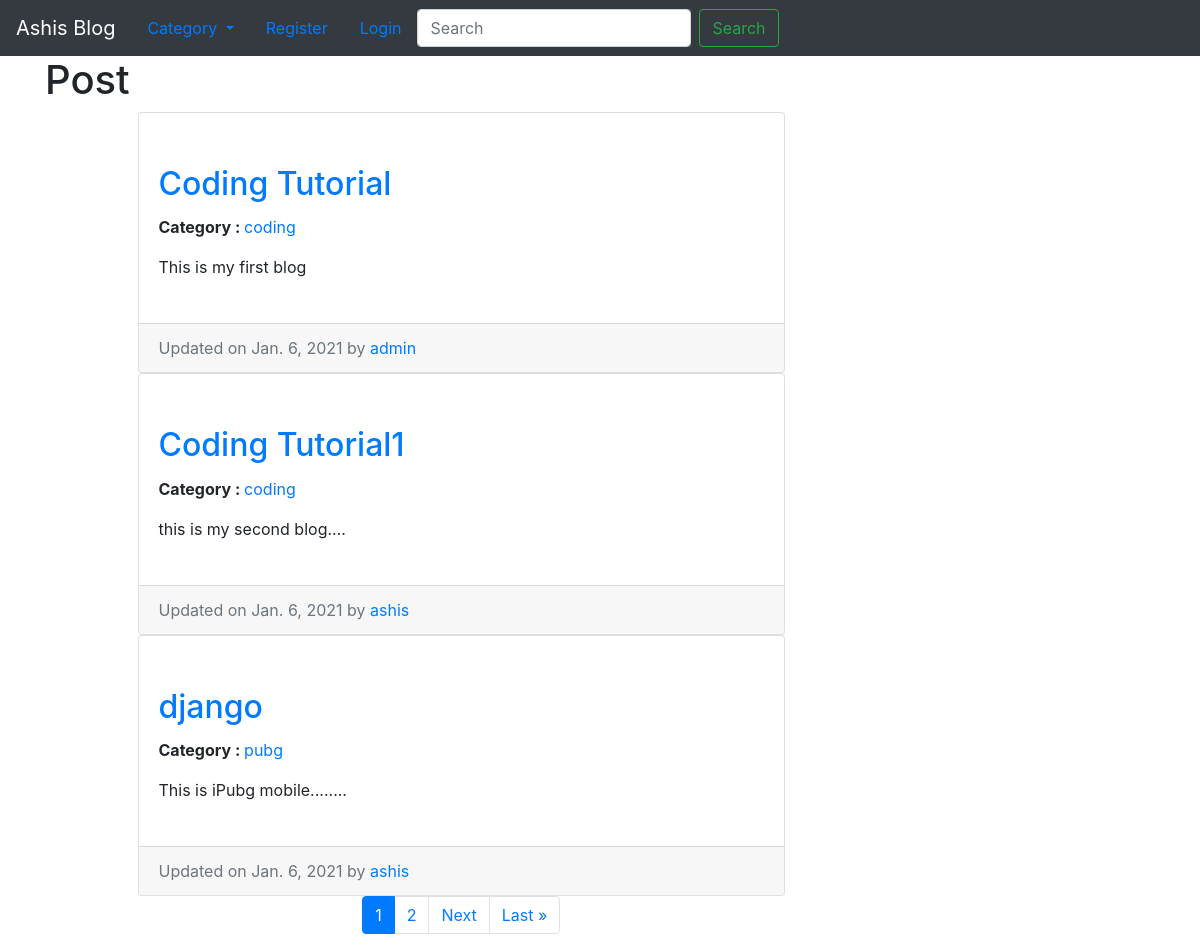
The page / on the database its author committed.
### blog/models.py (models this page shows, shortened)
class Post(models.Model):
	title = models.CharField(max_length=250)
	title_tag = models.CharField(max_length=250,default="Ashis Blog")
	header_image = models.ImageField(null=True,blank=True,upload_to='images/')
	author = models.ForeignKey(User,on_delete = models.CASCADE)
	body = RichTextField(blank=True,null=True)
	post_date = models.DateField(auto_now_add = True)
	category = models.CharField(max_length=255,default = 'coding')
	likes = models.ManyToManyField(User,related_name = 'blog_posts')
	dislikes = models.ManyToManyField(User,related_name = 'blog_posts1')

### blog/views.py (the view)
# urls.py: path('', Homeview,name='home'),
def Homeview(request, *args, **kwargs):
	context = {}
	query = ""
	if request.GET:
		query = request.GET.get('q', '')
		context['query'] = str(query)
	blog_posts = sorted(SearchView(query), key=attrgetter('post_date'), reverse=True)
	cat_menu = Category.objects.all()
	context['cat_menu'] = cat_menu
	page = request.GET.get('page', 1)
	blog_posts_paginator = Paginator(blog_posts, BLOG_POSTS_PER_PAGE)
	try:
		blog_posts = blog_posts_paginator.page(page)
	except PageNotAnInteger:
		blog_posts = blog_posts_paginator.page(BLOG_POSTS_PER_PAGE)
	except EmptyPage:
		blog_posts = blog_posts_paginator.page(blog_posts_paginator.num_pages)
	context['blog_posts'] = blog_posts
	return render(request, "home1.html", context)

### blog/models.py (called while the page is built)
	def __str__(self):
		return self.name

### blog/views.py (called while the page is built)
def SearchView(query=None):
	queryset = []
	queries = query.split(" ")
	for q in queries:
		posts = Post.objects.filter(Q(title__icontains=q) | Q(body__icontains=q) | Q(category__icontains=q))
		for post in posts:
			queryset.append(post)
	return list(set(queryset))

### blog/templates/home1.html (shortened to what this page needs)
{% extends 'bash.html' %}
{% block content %}
<h1>Post</h1>
<div class="container">
	<div class="row">
		<div class="left-column col-lg-7 offset-lg-1">
			{% if blog_posts %}
				{% for post in blog_posts %}
					<div class="blog-post-container">
						{% include 'blog_post_snippet.html' with blog_post=post %}
					</div>
				{% endfor %}
			{% else %}
				<div class="blog-post-container">
					{% include 'blog_post_snippet.html' with query=query %}
				</div>
			{% endif %}
			{% include 'blog_post_pagination.html' with blog_posts=blog_posts %}
		</div>
	</div>
</div>
{% endblock %}

### blog/templates/bash.html (shortened to what this page needs)
{%load static %}
<!doctype html>
<html lang="en">
  <head>
    <link rel="stylesheet" href="https://cdn.jsdelivr.net/npm/bootstrap@4.5.3/dist/css/bootstrap.min.css">
  </head>
  <body>
    <nav class="navbar navbar-expand-lg navbar-dark bg-dark">
      <a class="navbar-brand" href="{% url 'home' %}">Ashis Blog</a>
      {% if cat_menu %}
        <li class="nav-item dropdown" style="list-style-type: none;">
          <a class="nav-link dropdown-toggle" href="#" id="navbarDropdown" role="button" data-toggle="dropdown" aria-haspopup="true" aria-expanded="false">
            Category
          </a>
        </li>
      {% endif %}
      {% if user.is_authenticated %}
        <li class="nav-item" style="list-style-type: none;">
          <a class="nav-link" href="{% url 'addpost' %}">AddPost</a>
        </li>
        <li class="nav-item" style="list-style-type: none;">
          <a class="nav-link" href="{% url 'addcategory' %}">AddCategory</a>
        </li>
        <li class="nav-item dropdown" style="list-style-type: none;">
          <a class="nav-link dropdown-toggle" href="#" id="navbarDropdown" role="button" data-toggle="dropdown" aria-haspopup="true" aria-expanded="false">
            {{user}}
          </a>
          <div class="dropdown-menu" aria-labelledby="navbarDropdown">
            {% if user.profile.id %}
              <a class="nav-link" href="{% url 'user_profile' user.profile.id %}">Account</a>
              <a class="nav-link" href="{% url 'edit_profile_page' user.profile.id %}">Edit Profile</a>
            {% else %}
              <a class="nav-link" href="{% url 'create_profile' %}">Create_Profile_Page</a>
            {% endif %}
              <a class="nav-link" href="{% url 'edit_profile' %}">Settings</a>
              <a class="nav-link" href="{% url 'without_password' %}">Passwordchange</a>
              <a class="nav-link" href="{% url 'logout' %}">LogOut</a>
          </div>
        </li>
      {% else %}
        <li class="nav-item" style="list-style-type: none;">
          <a class="nav-link" href="{% url 'register' %}">Register</a>
        </li>
        <li class="nav-item" style="list-style-type: none;">
          <a class="nav-link" href="{% url 'login' %}">Login</a>
        </li>
      {% endif %}
      <form method="get" class="form-inline my-2 my-lg-0">
        <input name="q" id="id_q" class="form-control mr-sm-2" type="search" placeholder="Search" aria-label="Search">
        <button  class="btn btn-outline-success my-2 my-sm-0" type="submit">Search</button>
    </form>
    </nav>
    <div class="container">
    {% block content %}
    {% endblock %}
    </div>
  </body>
</html>

### blog/templates/blog_post_snippet.html (shortened to what this page needs)
{% if blog_post %}
<div class="container">
	<div class="row">
		<div class="card m-auto">
			<a href="{% url 'article' post.pk %}">
			</a>
			<div class="card-body mt-2 mb-2">
				<a href="{% url 'article' post.pk %}">
					<h2 class="card-title">{{blog_post.title}}</h2>
				</a>
				<strong>Category : </strong><a href="{% url 'category' post.category %}">
					{{blog_post.category}}
				</a>
				<p class="card-text">{{blog_post.body|safe|truncatechars:180}}</p>
			</div>
			<div class="card-footer text-muted">
			  Updated on {{blog_post.post_date}} by
			  {% if blog_post.author.profile %}
			  	<a href = "{%url 'user_profile' blog_post.author.profile.id %}">{{blog_post.author}}</a>
			  {% else %}
			  	<a href = "{%url 'user_profile1' post.author %}">
			  	{{blog_post.author}}
			  {% endif %}
			</div>
		</div>
	</div>
</div>
{% endif %}

### blog/templates/blog_post_pagination.html (shortened to what this page needs)
<div class="d-flex flex-column m-auto pagination mt-5">
<nav aria-label="Page navigation">
<ul class="pagination pg-grey justify-content-center">
	{% for i in blog_posts.paginator.page_range %}
		{% if blog_posts.number == i %}
			<li class="page-item active"><a class="page-link">{{ i }}</a></li>
		{% else %}
			<li class="page-item" ><a class="page-link" href="?{% if query %}q={{query}}&{% endif %}page={{ i }}">{{ i }}</a></li>
		{% endif %}
	{% endfor %}
    {% if blog_posts.has_next %}
    	<li class="page-item">
		  <a class="page-link" href="?{% if query %}q={{query}}&{% endif %}page={{ blog_posts.next_page_number }}">Next</a>
		</li>
		<li class="page-item">
		  <a class="page-link"  href="?{% if query %}q={{query}}&{% endif %}page={{ blog_posts.paginator.num_pages }}">Last &raquo;</a>
		</li>
    {% endif %}
</ul>
</nav>
</div>

### blog/templates/home1.html (style rules this page uses)
.left-column { padding:0px; }

### blog/templates/blog_post_snippet.html (style rules this page uses)
.card { max-width: 700px; width: 100%; }
.card-body { padding: 20px; }

### rows shown on the page
Post: title "Coding Tutorial", category "coding", body "This is my first blog", post_date "Jan. 6, 2021", author "admin"
Post: title "Coding Tutorial1", category "coding", body "this is my second blog....", post_date "Jan. 6, 2021", author "ashis"
Post: title "django", category "pubg", body "This is iPubg mobile........", post_date "Jan. 6, 2021", author "ashis"

### other values the page prints
{{ i }} "1"
{{ i }} "2"
